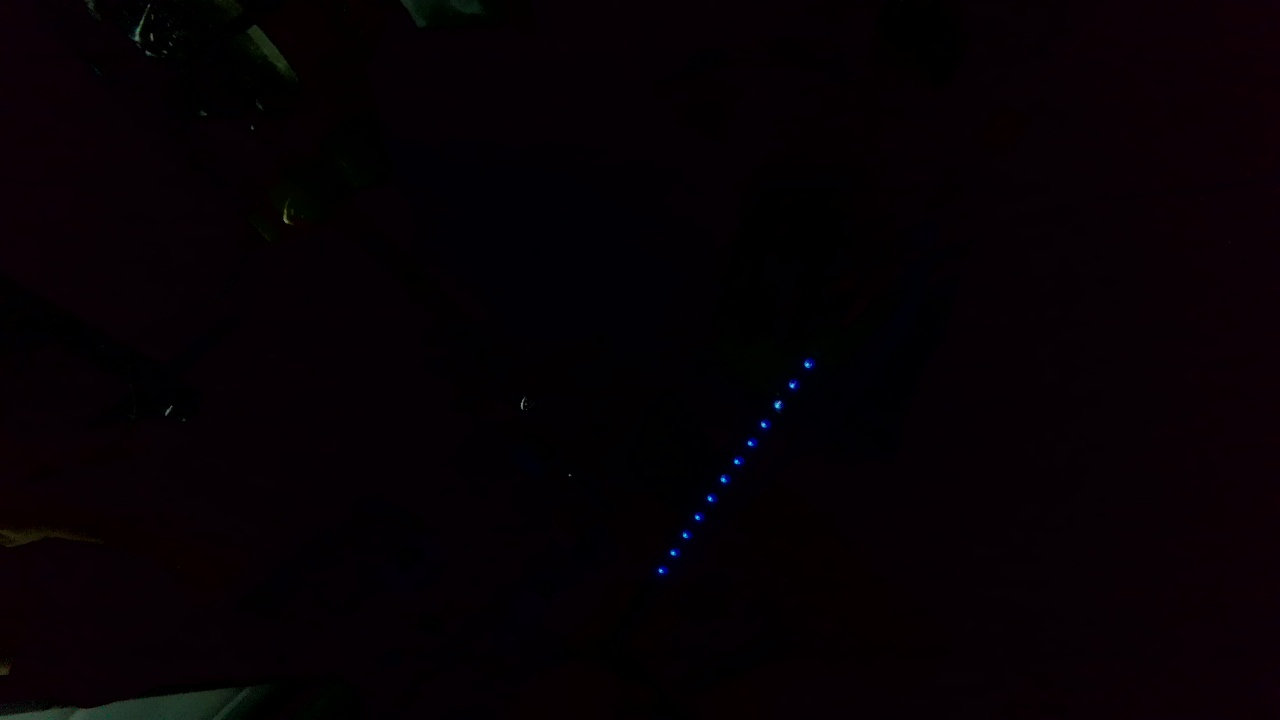
#> input picture camera_data/usb_rgb/BLUE/blue_001.jpg, 1280 x 720 px
$ python -i calibrate.py   (imports and definitions only)
#> lines starting #> are read from the running program, lines starting #| are printed output that depends on the picture; after the words box and inside, x2 and y2 are one past the last pixel; in counts of white or black regions, pixels touching at a corner belong together
"""根据已标注的单色图像生成仅供 R2 使用的色相模型。"""

import argparse
from dataclasses import replace
import math
import os
from pathlib import Path
import tempfile
from typing import Dict, Tuple

import cv2
import numpy as np
import yaml

from .classifier import ColorModel, detect_candidates, load_config, select_winner
from .profiles import (
    CAMERA_PROFILES,
    DEFAULT_CAMERA_PROFILE,
    dataset_path,
    detector_config_path,
)


CLASSES = ('RED', 'GREEN', 'CYAN', 'BLUE', 'PURPLE')


# [25 lines left out: function _save_validated_config, not called in this run]


def hue_distance(values, center):
    delta = np.abs(values.astype(np.float32) - center)
    return np.minimum(delta, 180.0 - delta)


def _bounded(value: float, low: float, high: float) -> float:
    return float(np.clip(value, low, high))


# [27 lines left out: functions _normalized_bgr, _channel_constraints, not called in this run]


def _collect_color_pixels(path: Path) -> Tuple[np.ndarray, np.ndarray, np.ndarray]:
    image = cv2.imread(str(path), cv2.IMREAD_COLOR)
#> image is the input picture: shape (720, 1280, 3); mean B, G, R 3.9, 0.6, 5.5
    if image is None:
        raise RuntimeError(f'cannot read {path}')
    hsv = cv2.cvtColor(image, cv2.COLOR_BGR2HSV)
#> hsv: shape (720, 1280, 3); mean H, S, V 138.2, 235.7, 6.3
    value = hsv[:, :, 2].astype(np.float32)
    smooth = cv2.GaussianBlur(value, (0, 0), 0.8)
    broad = cv2.GaussianBlur(value, (0, 0), 2.6)
    dog = smooth - broad
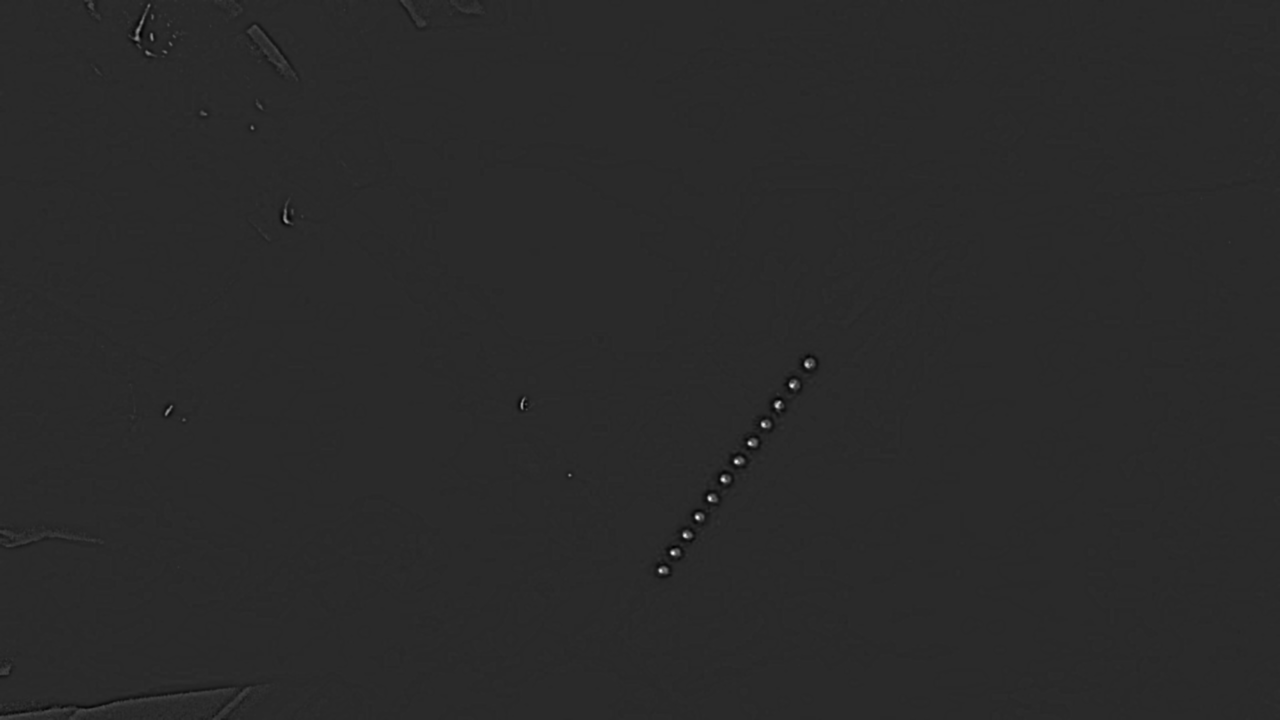
#> dog: shape (720, 1280) float32; min -20.52, max 103.6, mean 0; drawn with min black and max white
    mask = (
        (hsv[:, :, 1] >= 55) &
        (hsv[:, :, 2] >= 45) &
        (dog >= max(3.0, float(np.percentile(dog, 92))))
    )
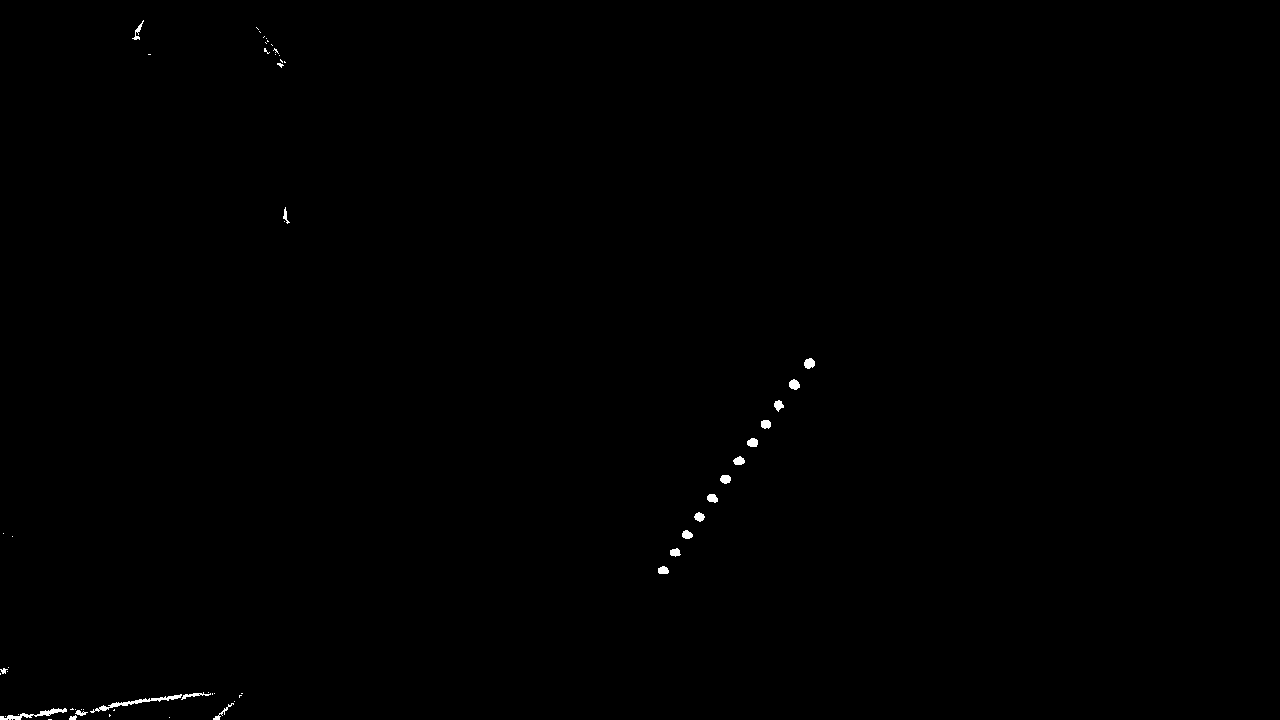
#> mask: shape (720, 1280) bool; 0.21% white; 58 white regions (37 under 20 px), largest, box (x1, y1, x2, y2) and area: (90, 694, 182, 713) 307, (0, 708, 67, 720) 248, (804, 358, 815, 369) 92
    if np.count_nonzero(mask) < 20:
        mask = (hsv[:, :, 1] >= 70) & (hsv[:, :, 2] >= 55)
    return hsv[:, :, 0][mask], hsv[:, :, 1][mask], image[mask]


# [165 lines left out: functions _prepare_detection_image, calibrate, main, not called in this run]


# [2 lines not run here, left out]

>>> result = _collect_color_pixels('../../../../camera_data/usb_rgb/BLUE/blue_001.jpg')

$ run again, on camera_data/usb_rgb/BLUE/blue_006.jpg
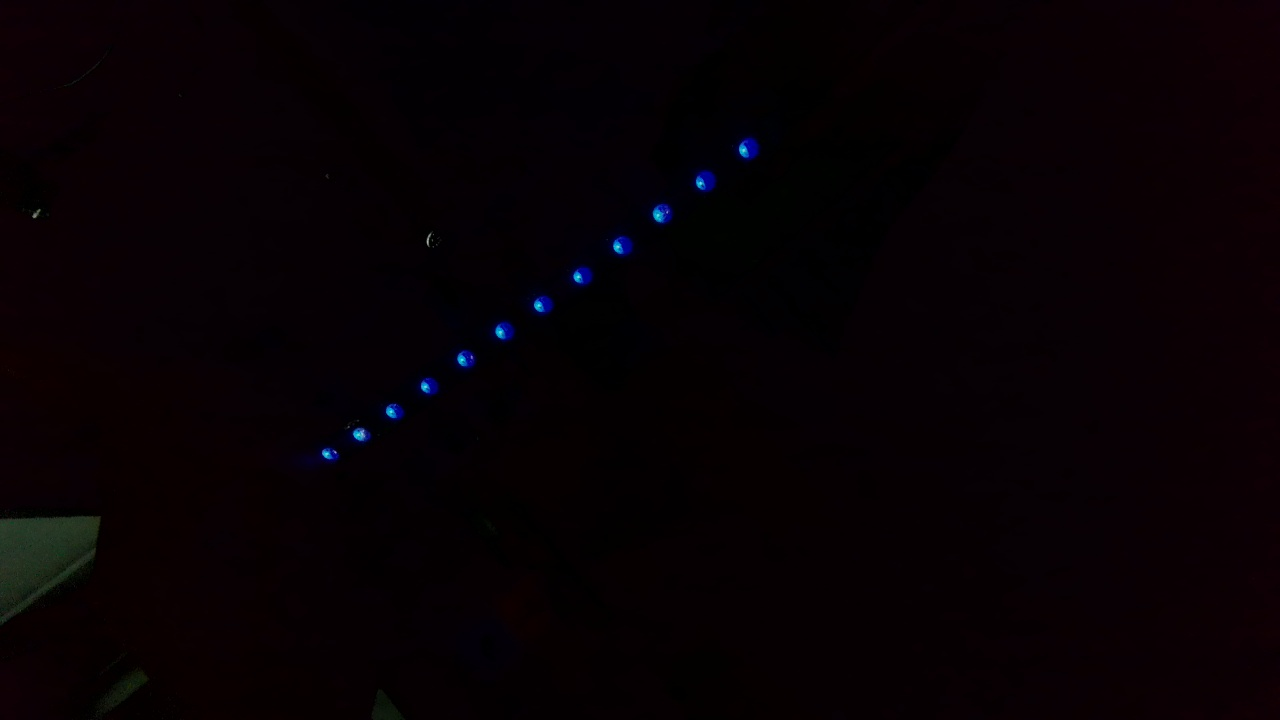
#> input picture camera_data/usb_rgb/BLUE/blue_006.jpg, 1280 x 720 px
#> in _collect_color_pixels, image is the input picture: shape (720, 1280, 3); mean B, G, R 3.8, 0.8, 6.8
#> hsv: shape (720, 1280, 3); mean H, S, V 134.8, 241.6, 7.8
#> in _collect_color_pixels, `dog = smooth - broad`:
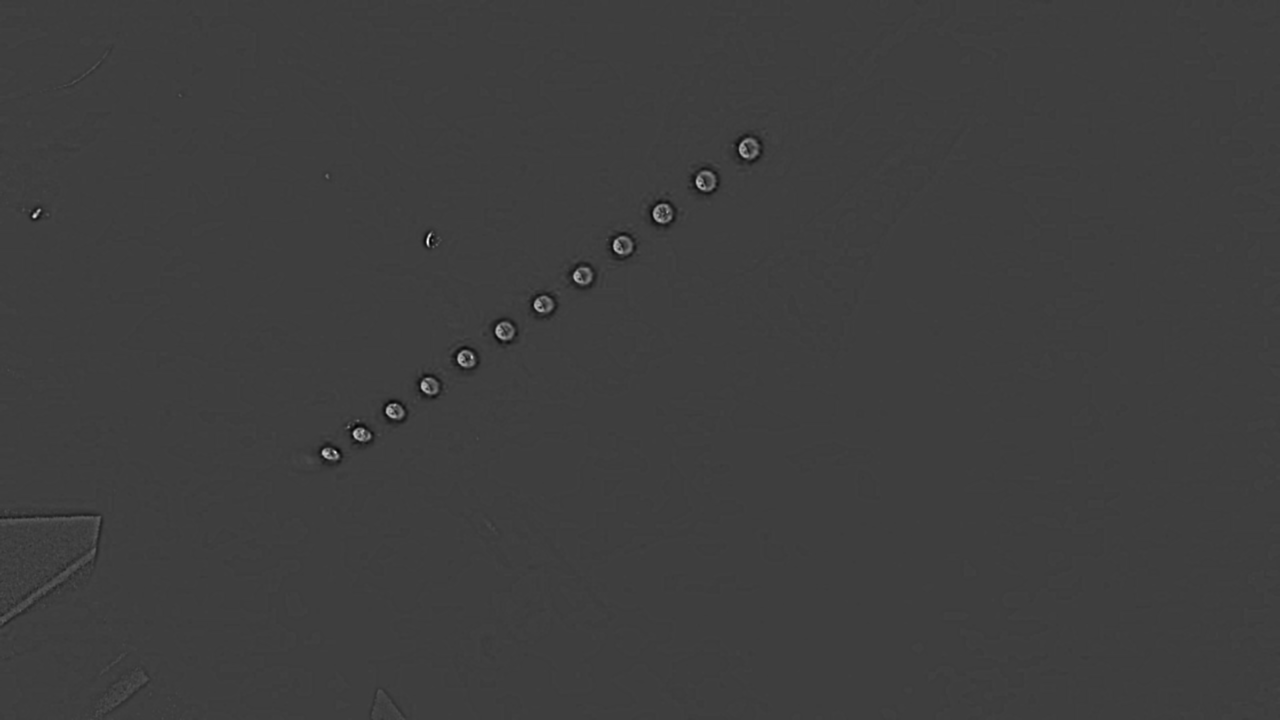
#> dog: shape (720, 1280) float32; min -25.3, max 77.92, mean 0; drawn with min black and max white
#> in _collect_color_pixels, `mask = ( (hsv[:, :, 1] >= 55) & (hsv[:, :, 2] >= 45) & (dog >= max(3.0..`:
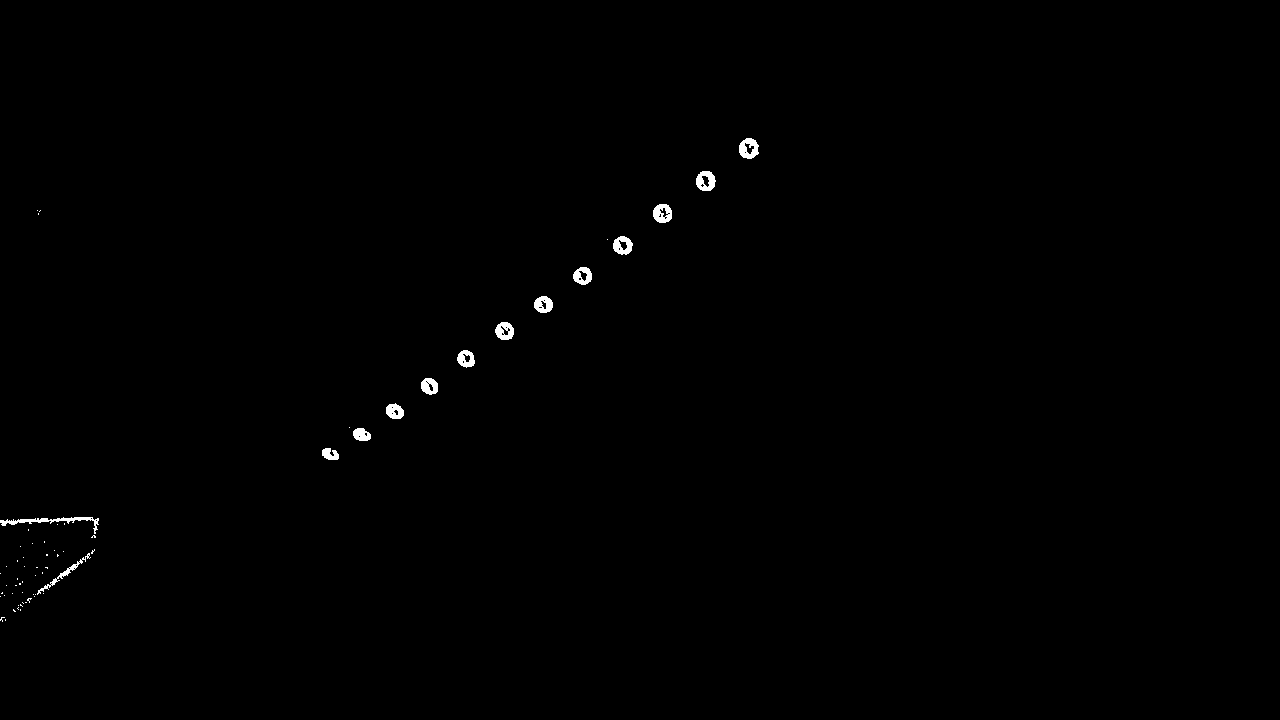
#> mask: shape (720, 1280) bool; 0.37% white; 64 white regions (50 under 20 px), largest, box (x1, y1, x2, y2) and area: (0, 517, 99, 534) 385, (739, 138, 759, 159) 280, (696, 171, 716, 191) 270
